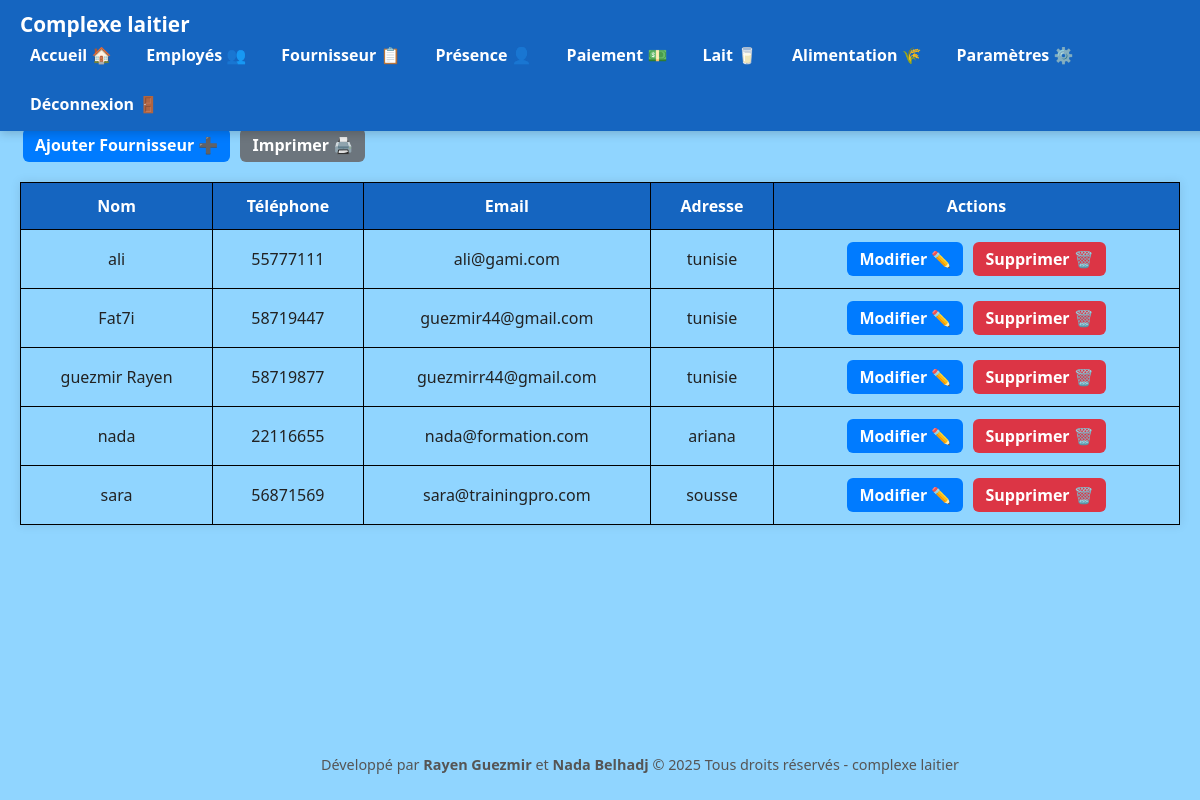
Page /fournisseur.php (signed in) on the committed database.
### tables this page shows
CREATE TABLE IF NOT EXISTS `fournisseur` (
  `id` int NOT NULL AUTO_INCREMENT,
  `nom` varchar(255) NOT NULL,
  `telephone` varchar(8) NOT NULL,
  `email` varchar(255) NOT NULL,
  `adresse` varchar(255) NOT NULL,
  `date_ajout` tinyint NOT NULL,
  PRIMARY KEY (`id`)
);

### fournisseur.php (the view, shortened to what this page needs)
<?php
include('config.php');
include('header.php');
include('footer.php');
$lang = $_SESSION['lang'] ?? 'fr';
$result = $conn->query("SELECT * FROM fournisseur ORDER BY nom ASC");
?>
<!DOCTYPE html>
<html lang="<?= $lang ?>">
<head>
</head>
<body>
<h2><?= $lang=='ar'?'📋 قائمة الموردين':'Liste des fournisseurs 📋' ?></h2>
<a href="fournisseur_add.php" class="btn btn-add"><?= $lang=='ar'?'➕ إضافة مورد':'Ajouter Fournisseur ➕' ?></a>
<a href="#" onclick="window.print();" class="btn btn-print"><?= $lang=='ar'?'🖨️ طباعة':'Imprimer 🖨️' ?></a>
<table>
<thead>
<tr>
<th><?= $lang=='ar'?'الاسم':'Nom' ?></th>
<th><?= $lang=='ar'?'الهاتف':'Téléphone' ?></th>
<th><?= $lang=='ar'?'البريد الإلكتروني':'Email' ?></th>
<th><?= $lang=='ar'?'العنوان':'Adresse' ?></th>
<th><?= $lang=='ar'?'الإجراءات':'Actions' ?></th>
</tr>
</thead>
<tbody>
<?php while($row = $result->fetch_assoc()): ?>
<tr>
<td><?= htmlspecialchars($row['nom']) ?></td>
<td><?= htmlspecialchars($row['telephone']) ?></td>
<td><?= htmlspecialchars($row['email']) ?></td>
<td><?= htmlspecialchars($row['adresse']) ?></td>
<td>
<a href="fournisseur_edit.php?id=<?= $row['id'] ?>" class="btn btn-modifier"><?= $lang=='ar'?'✏️ تعديل':'Modifier ✏️' ?></a>
<a href="?supprimer=<?= $row['id'] ?>" class="btn btn-supprimer" onclick="return confirm('<?= $lang=='ar'?'🗑️هل أنت متأكد من الحذف؟':'Confirmer la suppression 🗑️?' ?>');"><?= $lang=='ar'?'🗑️ حذف':'Supprimer 🗑️' ?></a>
</td>
</tr>
<?php endwhile; ?>
</tbody>
</table>
</body>
</html>

### rows in the picture
fournisseur: nom "ali", telephone "55777111", email "ali@gami.com", adresse "tunisie"
fournisseur: nom "Fat7i", telephone "58719447", email "guezmir44@gmail.com", adresse "tunisie"
fournisseur: nom "guezmir Rayen", telephone "58719877", email "guezmirr44@gmail.com", adresse "tunisie"
fournisseur: nom "nada", telephone "22116655", email "nada@formation.com", adresse "ariana"
fournisseur: nom "sara", telephone "56871569", email "sara@trainingpro.com", adresse "sousse"

### other values in the picture
$items['dashboard'] "Accueil 🏠"
$items['employes'] "Employés 👥"
$items['fournisseur'] "Fournisseur 📋"
$items['presence'] "Présence 👤"
$items['paiement'] "Paiement 💵"
$items['lait'] "Lait 🥛"
$items['alimentation'] "Alimentation 🌾"
$items['settings'] "Paramètres ⚙️"
